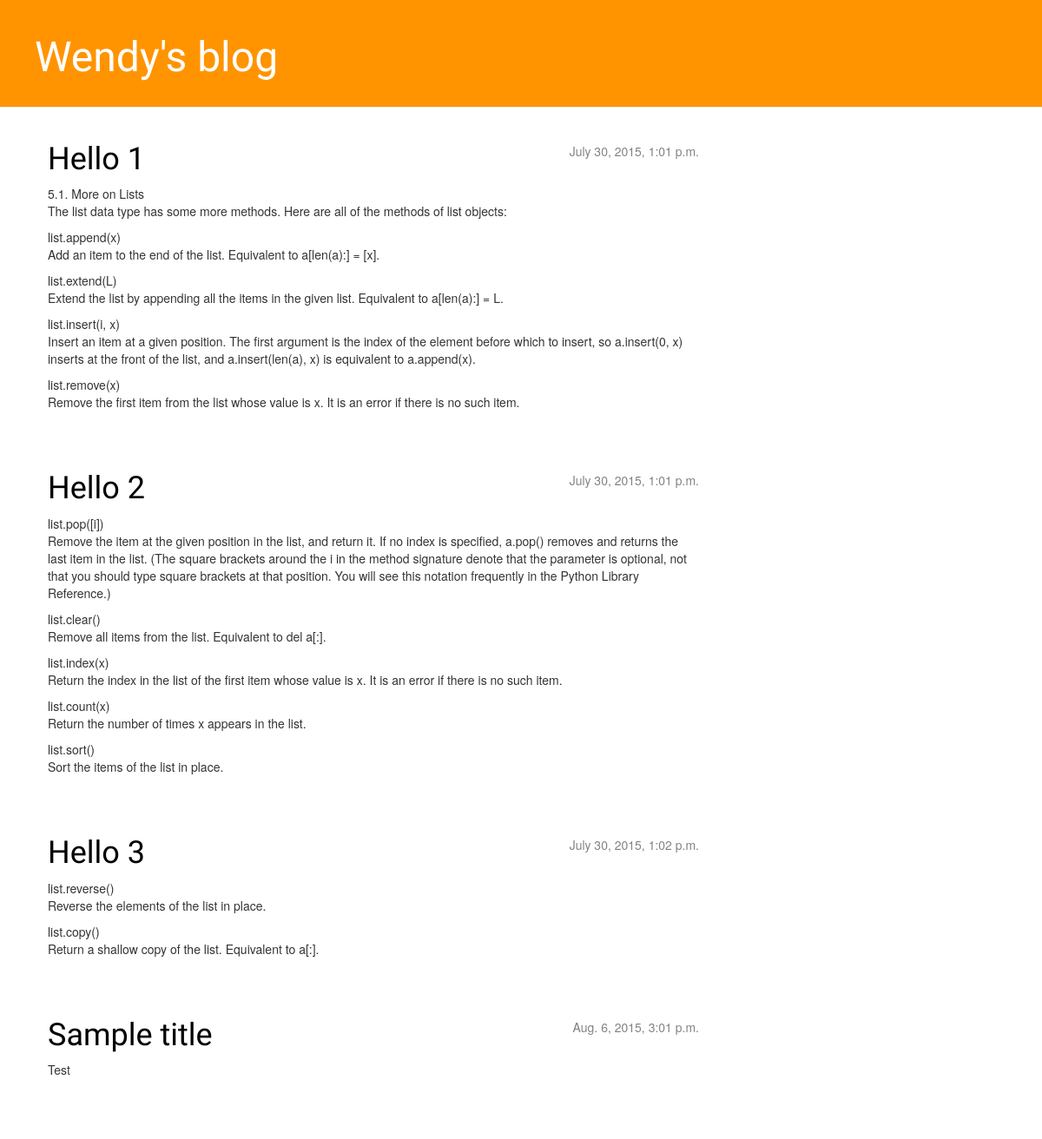
Before: / with the older database file.
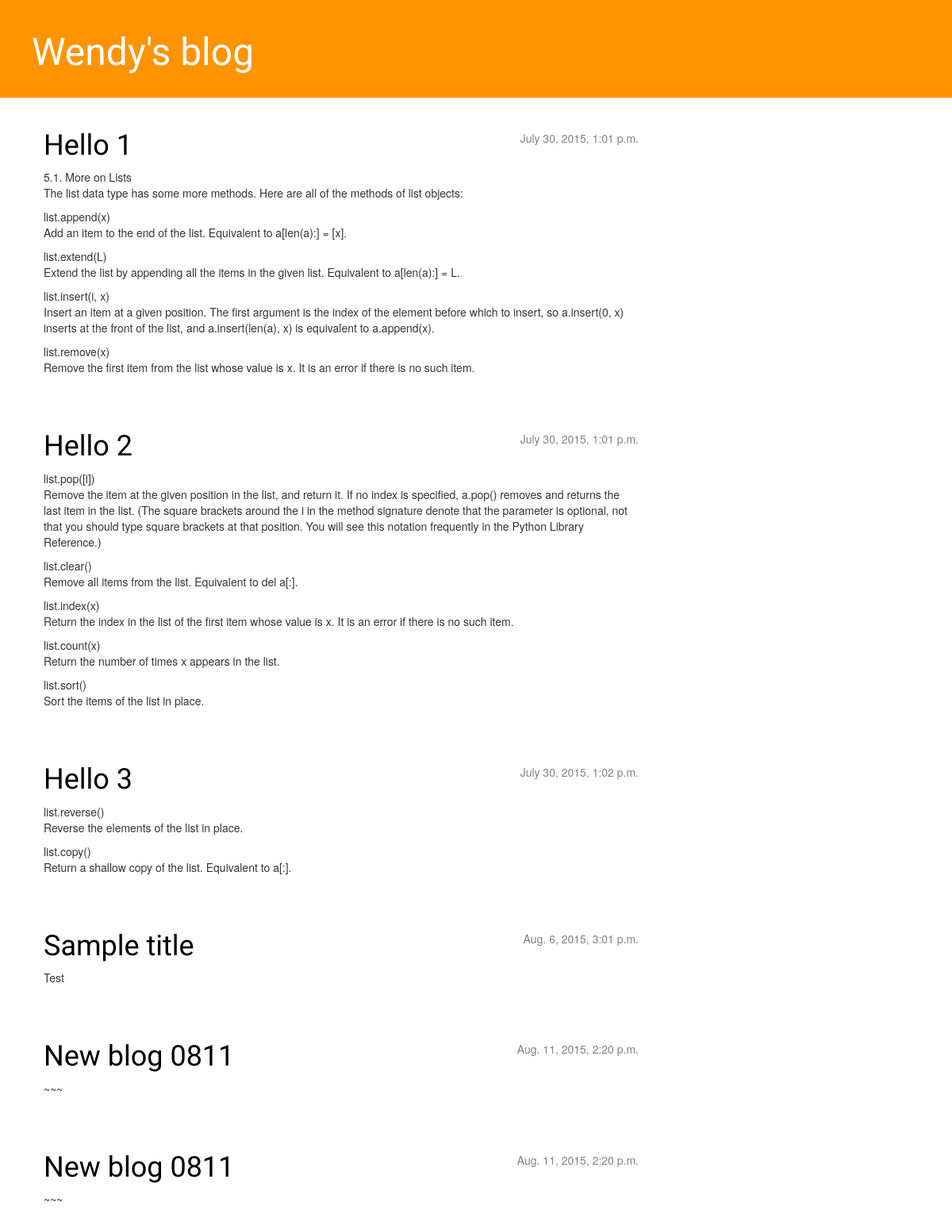
After: the same page with the newer database file.
### blog/models.py (models this page shows, shortened)
class Post(models.Model):
    author = models.ForeignKey('auth.User')
    title = models.CharField(max_length=200)
    text = models.TextField()
    created_date = models.DateTimeField(
            default=timezone.now)
    published_date = models.DateTimeField(
        blank=True, null=True)

### blog/views.py (the view)
# urls.py: url(r'^$', views.post_list, name='post_list'),
def post_list(request):
    posts = Post.objects.filter(published_date__lte=timezone.now()).order_by('published_date')
    return render(request, 'blog/post_list.html', {'posts': posts})

### blog/templates/blog/post_list.html
{% extends "blog/base.html" %}
{% block content %}
    {% for post in posts %}
        <div class="post">
            <div class="date">
                {{ post.published_date }}
            </div>
            <h1><a href="{% url "post_detail" pk=post.pk %}">{{ post.title }}</a></h1>
            <p>{{ post.text|linebreaks }}</p>
        </div>
    {% endfor %}
{% endblock content %}

### blog/templates/blog/base.html (shortened to what this page needs)
{% load staticfiles %}
<html>
	<head>
		<link rel="stylesheet" href="//maxcdn.bootstrapcdn.com/bootstrap/3.2.0/css/bootstrap.min.css">
		<link rel="stylesheet" href="//maxcdn.bootstrapcdn.com/bootstrap/3.2.0/css/bootstrap-theme.min.css">
		<link rel="stylesheet" href="{% static "css/blog.css" %}">
	</head>
	<body>
    	<div class="page-header">
        	<h1><a href="/">Wendy's blog</a></h1>
    	</div>
    	<div class="content container">
        	<div class="row">
            	<div class="col-md-8">
            	{% block content %}
            	{% endblock %}
            	</div>
        	</div>
    	</div>
	</body>
</html>

### blog/static/css/blog.css (style rules this page uses)
.page-header { background-color: #ff9400; margin-top: 0; padding: 20px 20px 20px 40px; }
.page-header h1, .page-header h1 a, .page-header h1 a:visited, .page-header h1 a:active { color: #ffffff; font-size: 36pt; text-decoration: none; }
.content { margin-left: 40px; }
h1, h2, h3, h4 { font-family: 'Lobster', cursive; }
.date { float: right; color: #828282; }
.post { margin-bottom: 70px; }
.post h1 a, .post h1 a:visited { color: #000000; }

Changed rows visible on the page:
added Post: published_date "Aug. 11, 2015, 2:20 p.m.", title "New blog 0811", text "~~~"
added Post: published_date "Aug. 11, 2015, 2:20 p.m.", title "New blog 0811", text "~~~"
